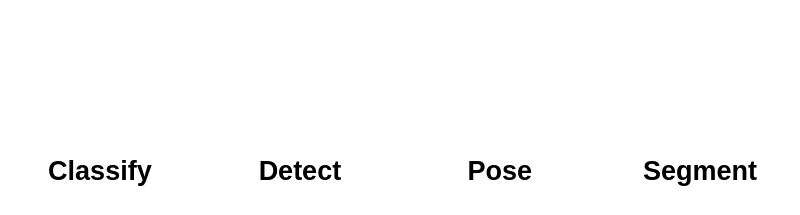
            <widget class="QWidget" name="home page">
             <property name="styleSheet">
              <string notr="true">background: transparent;</string>
             </property>
             <layout class="QHBoxLayout" name="horizontalLayout_1">
              <property name="spacing">
               <number>0</number>
              </property>
              <property name="leftMargin">
               <number>0</number>
              </property>
              <property name="topMargin">
               <number>0</number>
              </property>
              <property name="rightMargin">
               <number>0</number>
              </property>
              <property name="bottomMargin">
               <number>0</number>
              </property>
              <item>
               <layout class="QGridLayout" name="gridLayout" rowstretch="0,0">
                <property name="sizeConstraint">
                 <enum>QLayout::SetDefaultConstraint</enum>
                </property>
                <property name="topMargin">
                 <number>10</number>
                </property>
                <property name="bottomMargin">
                 <number>5</number>
                </property>
                <property name="spacing">
                 <number>0</number>
                </property>
                <item row="1" column="0">
                 <layout class="QGridLayout" name="gridLayout_3">
                  <property name="spacing">
                   <number>0</number>
                  </property>
                <item row="1" column="1">
                    <widget class="QToolButton" name="pushButton_classify">
                        <property name="sizePolicy">
                            <sizepolicy hsizetype="Preferred" vsizetype="Preferred">
                                <horstretch>0</horstretch>
                                <verstretch>0</verstretch>
                            </sizepolicy>
                        </property>
                        <property name="minimumSize">
                            <size>
                                <width>200</width>
                                <height>200</height>
                            </size>
                        </property>
                        <property name="maximumSize">
                            <size>
                                <width>16777215</width>
                                <height>16777215</height>
                            </size>
                        </property>
                        <property name="toolButtonStyle">
                            <enum>Qt::ToolButtonTextUnderIcon</enum>
                        </property>
                        <property name="styleSheet">
                            <string notr="true">
                                QToolButton {
                                    qproperty-icon: url(:/all/img/classify.png);
                                    background-repeat: no-repeat;
                                    background-position: center;
                                    border: none;
                                    padding-top: 120px;
                                }
                                QToolButton:hover {
                                    background-color: rgba(210, 180, 222, 0.25);
                                }
                            </string>
                        </property>
                        <property name="text">
                            <string>Classify</string>
                        </property>
                                <property name="font">
                        <font>
                            <family>Segoe UI</family> 
                            <pointsize>20</pointsize>  
                            <weight>80</weight>         
                            <italic>false</italic>      
                            <underline>false</underline> 
                        </font>
                    </property>
                        <property name="iconSize">
                            <size>
                                <width>400</width>
                                <height>400</height>
                            </size>
                        </property>
                    </widget>
                </item>
                <item row="1" column="4">
                    <widget class="QToolButton" name="pushButton_segment">
                        <property name="sizePolicy">
                            <sizepolicy hsizetype="Preferred" vsizetype="Preferred">
                                <horstretch>0</horstretch>
                                <verstretch>0</verstretch>
                            </sizepolicy>
                        </property>
                        <property name="minimumSize">
                            <size>
                                <width>200</width>
                                <height>200</height>
                            </size>
                        </property>
                        <property name="maximumSize">
                            <size>
                                <width>16777215</width>
                                <height>16777215</height>
                            </size>
                        </property>
                        <property name="toolButtonStyle">
                            <enum>Qt::ToolButtonTextUnderIcon</enum>
                        </property>
                        <property name="styleSheet">
                            <string notr="true">
                                QToolButton {
                                    qproperty-icon: url(:/all/img/segment.png);
                                    background-repeat: no-repeat;
                                    background-position: center;
                                    border: none;
                                    padding-top: 120px;
                                }
                                QToolButton:hover {
                                    background-color: rgba(210, 180, 222, 0.25);
                                }
                            </string>
                        </property>
                        <property name="text">
                            <string>Segment</string>
                        </property>
                        <property name="font">
                            <font>
                                <family>Segoe UI</family>
                                <pointsize>20</pointsize>
                                <weight>80</weight>
                                <italic>false</italic>
                                <underline>false</underline>
                            </font>
                        </property>
                        <property name="iconSize">
                            <size>
                                <width>400</width>
                                <height>400</height>
                            </size>
                        </property>
                    </widget>
                </item>
                <item row="1" column="2">
                    <widget class="QToolButton" name="pushButton_detect">
                        <property name="enabled">
                            <bool>true</bool>
                        </property>
                        <property name="sizePolicy">
                            <sizepolicy hsizetype="Preferred" vsizetype="Preferred">
                                <horstretch>0</horstretch>
                                <verstretch>0</verstretch>
                            </sizepolicy>
                        </property>
                        <property name="minimumSize">
                            <size>
                                <width>200</width>
                                <height>200</height>
                            </size>
                        </property>
                        <property name="maximumSize">
                            <size>
                                <width>16777215</width>
                                <height>16777215</height>
                            </size>
                        </property>
                        <property name="toolButtonStyle">
                            <enum>Qt::ToolButtonTextUnderIcon</enum>
                        </property>
                        <property name="styleSheet">
                            <string notr="true">
                                QToolButton {
                                    qproperty-icon: url(:/all/img/detect.png);
                                    background-repeat: no-repeat;
                                    background-position: center;
                                    border: none;
                                    padding-top: 120px;
                                }
                                QToolButton:hover {
                                    background-color: rgba(210, 180, 222, 0.25);
                                }
                            </string>
                        </property>
                        <property name="text">
                            <string>Detect</string> <!-- 设置按钮文本，根据需要修改 -->
                        </property>
                        <property name="font">
                            <font>
                                <family>Segoe UI</family>
                                <pointsize>20</pointsize>
                                <weight>80</weight>
                                <italic>false</italic>
                                <underline>false</underline>
                            </font>
                        </property>
                        <property name="iconSize">
                            <size>
                                <width>400</width>
                                <height>400</height>
                            </size>
                        </property>
                    </widget>
                </item>
                <item row="1" column="3">
                    <widget class="QToolButton" name="pushButton_pose">
                        <property name="sizePolicy">
                            <sizepolicy hsizetype="Preferred" vsizetype="Preferred">
                                <horstretch>0</horstretch>
                                <verstretch>0</verstretch>
                            </sizepolicy>
                        </property>
                        <property name="minimumSize">
                            <size>
                                <width>200</width>
                                <height>200</height>
                            </size>
                        </property>
                        <property name="maximumSize">
                            <size>
                                <width>16777215</width>
                                <height>16777215</height>
                            </size>
                        </property>
                        <property name="toolButtonStyle">
                            <enum>Qt::ToolButtonTextUnderIcon</enum>
                        </property>
                        <property name="styleSheet">
                            <string notr="true">
                                QToolButton {
                                    qproperty-icon: url(:/all/img/pose.png);
                                    background-repeat: no-repeat;
                                    background-position: center;
                                    border: none;
                                    padding-top: 120px;
                                }
                                QToolButton:hover {
                                    background-color: rgba(210, 180, 222, 0.25);
                                }
                            </string>
                        </property>
                        <property name="text">
                            <string>Pose</string> <!-- 设置按钮文本，根据需要修改 -->
                        </property>
                        <property name="font">
                            <font>
                                <family>Segoe UI</family>
                                <pointsize>20</pointsize>
                                <weight>80</weight>
                                <italic>false</italic>
                                <underline>false</underline>
                            </font>
                        </property>
                        <property name="iconSize">
                            <size>
                                <width>400</width>
                                <height>400</height>
                            </size>
                        </property>
                    </widget>
                </item>
                    </layout>
                </item>
                <item row="1" column="1">
                 <layout class="QHBoxLayout" name="horizontalLayout_41"/>
                </item>
               </layout>
              </item>
             </layout>
            </widget>
